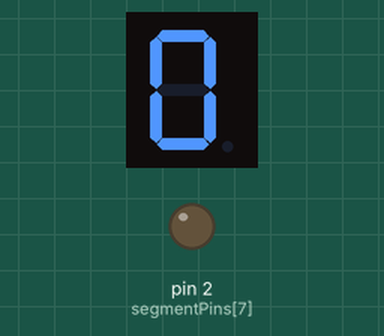
Simulated run of this sketch. Board: Arduino Uno, built with avr-gcc and run on an emulated ATmega328P. Parts: 1-digit seven-segment display, output pins drawn as LEDs (lit = HIGH). Pins used as bus, display or sensor lines are not drawn.

Above: at 1.3 s.
At 5.7 s:
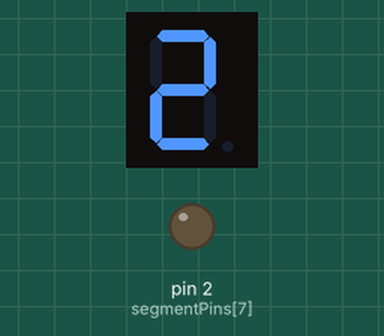
At 10.1 s:
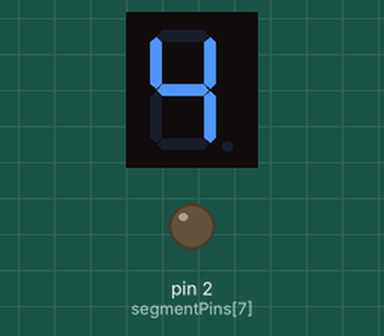
At 18.9 s:
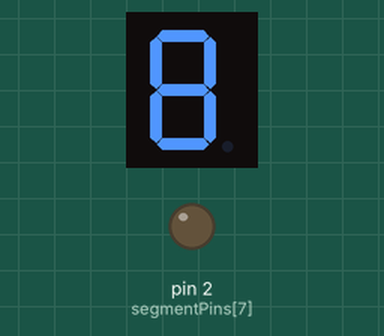
At 29.9 s:
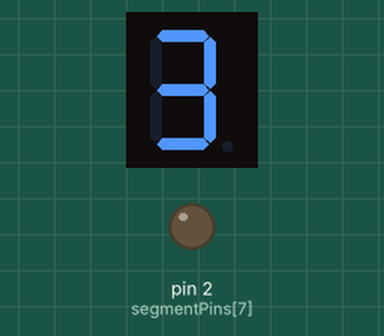
At 38.7 s:
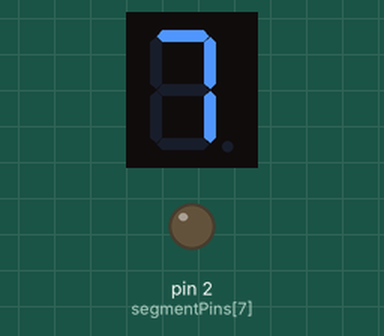

Measured:
- what the display in image 0 shows lasts 1.0 s, from 1.2 s to 2.2 s

The sketch:

SingleDigit7SegmentLoopDisplay.ino
```cpp
/*
This program uses the sevseg library to display numbers on a single-digit LED display
connected to the arduino. It will light up the display for a random amount of times and then display the next number
*/

#include <SevSeg.h>

SevSeg sevSeg;
  byte segmentPins[] = { 5, 4, 3, 10, 11, 12, 13, 2}; // In order A, B, C, D, E, F, G, DP


void setup() {
  pinMode(5, OUTPUT);
  pinMode(4, OUTPUT);
  pinMode(3, OUTPUT);
  pinMode(10, OUTPUT);
  pinMode(11, OUTPUT);
  pinMode(12, OUTPUT);
  pinMode(13, OUTPUT);
  pinMode(2, OUTPUT);

  byte numDigits = 1;
  byte digitPins[] = {}; // Not applicable to single-digit displays
  bool resistorsOnSegments = true; // We have wired 220 ohm resistors
  byte hardwareConfig = COMMON_CATHODE;
  bool updateWithDelays = false;
  bool leadingZeros = false;
  bool disableDecPoint = true;
  sevSeg.setBrightness(90);

  sevSeg.begin(hardwareConfig, numDigits, digitPins, segmentPins, resistorsOnSegments, updateWithDelays, leadingZeros, disableDecPoint);
  Serial.begin(9600);

}

void loop() {

  for(int j = 0; j < 10; j++)
  {
    for(int i = 0; i < 7; i++)
    {
      if(segmentPins[i] != 13)
      {
        digitalWrite(segmentPins[i], HIGH);
        delay(100);
        // digitalWrite(segmentPins[i], LOW);
        // delay(100);
      }
    }

    for(int i = 0; i < 7; i++)
    {
      if(segmentPins[i] != 13)
      {
        digitalWrite(segmentPins[i], LOW);
        delay(100);
      }
    }

    sevSeg.setNumber(j);
    sevSeg.refreshDisplay();
    delay(1000);
    sevSeg.blank();
  }
}
```
